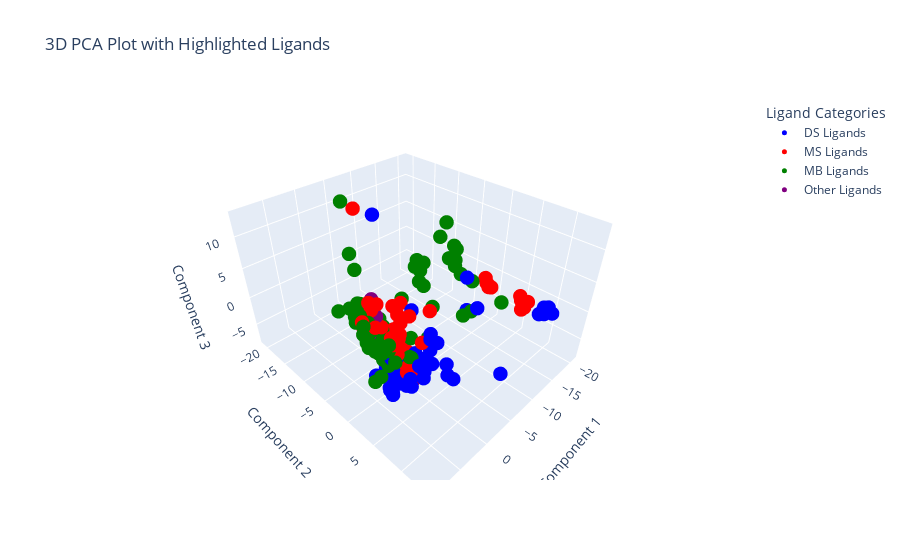

Here is the notebook cell this chart was saved with:
### Code cell
import plotly.graph_objects as go

# Dictionary for ligand categories and their colors
categories = {
    "DS": {"color": "blue", "label": "DS Ligands"},
    "MS": {"color": "red", "label": "MS Ligands"},
    "MB": {"color": "green", "label": "MB Ligands"},
    "Other": {"color": "purple", "label": "Other Ligands"},
}

# Initialize a Plotly figure
fig = go.Figure()

# Add scatter traces for each category
for category, properties in categories.items():
    subset = pca_df[
        pca_df['ligand'].str.contains(category) if category != "Other" else ~pca_df['ligand'].str.contains("DS|MS|MB")
    ]
    fig.add_trace(
        go.Scatter3d(
            x=subset['Component 1'],
            y=subset['Component 2'],
            z=subset['Component 3'],
            mode='markers',
            marker=dict(size=5, color=properties["color"]),
            name=properties["label"],  # Legend label
            text=subset['ligand'],  # Hover text
            hoverinfo="text"  # Display only hover text
        )
    )

# Customize layout
fig.update_layout(
    title='3D PCA Plot with Highlighted Ligands',
    scene=dict(
        xaxis_title='Component 1',
        yaxis_title='Component 2',
        zaxis_title='Component 3'
    ),
    legend=dict(title="Ligand Categories")
)

# Show plot
fig.show()

### Figure 1 — Plotly figure (JSON) as saved in the notebook; plotly's stock layout.template omitted (floating-point values rounded to 4 significant figures; data arrays with more than 128 entries replaced by an {"elided": "..."} marker saying what was removed)
{"data": [{"hoverinfo": "text", "marker": {"color": "blue", "size": 5}, "mode": "markers", "name": "DS Ligands", "text": ["DS-10", "DS-11", "DS-12", "DS-13", "DS-14", "DS-15", "DS-16", "DS-17", "DS-18", "DS-19", "DS-1", "DS-20", "DS-21", "DS-22", "DS-23", "DS-24", "DS-25", "DS-26", "DS-27", "DS-28", "DS-29", "DS-2", "DS-30", "DS-31", "DS-32", "DS-33", "DS-34", "DS-35", "DS-36", "DS-37", "DS-38", "DS-39", "DS-3", "DS-40", "DS-41", "DS-42", "DS-43", "DS-44", "DS-45", "DS-46", "DS-48", "DS-49", "DS-4", "DS-50", "DS-52", "DS-53", "DS-54", "DS-55", "DS-56", "DS-57", "DS-58", "DS-59", "DS-5", "DS-60", "DS-61", "DS-63", "DS-64", "DS-6", "DS-7", "DS-8", "DS-9"], "x": [2.566, 3.961, 0.9764, -0.9859, 3.65, 3.575, 3.126, 4.978, 3.391, -2.568, -1.073, 3.746, 3.192, 3.891, 5.012, 3.627, 5.174, 3.467, 2.837, 4.282, 2.792, -7.901, 5.141, 3.863, 5.288, 2.993, 2.07, 3.31, -1.704, -1.652, -2.265, -2.165, 3.895, -1.257, -1.97, 1.892, -17.33, -1.906, -16.82, -16.63, -0.7734, -17.47, 3.292, -17.12, -7.616, -2.035, -15.9, -14.83, -15.21, 2.229, -0.9854, 2.832, 3.22, -0.1523, -0.8514, -1.134, -2.533, 0.8376, 2.232, 4.219, 3.693], "y": [2.044, 1.351, -0.6981, 5.091, 1.712, 1.717, 4.711, 0.07682, 4.555, 13.59, -7.51, 2.032, 1.353, 2.61, 2.704, 1.928, 2.96, 4.132, 5.722, 7.966, 0.8163, -14.7, 3.388, 3.086, 3.59, 3.194, 1.88, 4.682, 0.5248, 0.6235, -2.462, 2.852, -0.3661, 2.24, -1.3, 6.59, 9.597, 3.502, 10.59, 10.5, 9.077, 10.75, -0.1093, 11.59, 4.201, -0.5194, 11.25, 11.28, 11.29, 6.896, 4.273, 6.476, 1.102, 7.71, 6.874, 7.868, 9.475, 4.504, 1.843, 2.347, 0.5846], "z": [-3.211, -3.401, -0.5717, 1.322, -3.211, -2.79, -3.613, -3.688, -2.116, 0.9489, -6.412, -3.075, -2.602, -3.602, -3.889, -2.65, -4.06, -3.619, 0.4745, 2.178, -1.661, 9.588, -4.136, -3.751, -4.306, -3.028, -1.846, -2.155, -3.896, -3.944, -7.574, -2.151, 0.03173, -3.545, -5.853, 5.435, -0.7393, -4.006, 0.1077, 1.305, 13.03, 1.0, -2.485, 0.5968, 2.351, 2.782, 1.691, 2.185, 1.445, 5.033, 0.4188, -1.032, -3.112, -1.805, -1.022, -3.099, 8.287, -1.672, -2.795, 0.3624, -2.897], "type": "scatter3d"}, {"hoverinfo": "text", "marker": {"color": "red", "size": 5}, "mode": "markers", "name": "MS Ligands", "text": ["MS-10", "MS-11", "MS-12", "MS-13", "MS-14", "MS-15", "MS-16", "MS-17", "MS-19", "MS-1", "MS-20", "MS-21", "MS-22", "MS-23", "MS-24", "MS-25", "MS-26", "MS-27", "MS-28", "MS-29", "MS-2", "MS-30", "MS-31", "MS-32", "MS-33", "MS-34", "MS-35", "MS-36", "MS-37", "MS-38", "MS-39", "MS-3", "MS-40", "MS-41", "MS-42", "MS-44", "MS-45", "MS-46", "MS-47", "MS-48", "MS-49", "MS-4", "MS-50", "MS-51", "MS-52", "MS-53", "MS-54", "MS-55", "MS-56", "MS-57", "MS-58", "MS-59", "MS-5", "MS-60", "MS-61", "MS-62", "MS-64", "MS-65", "MS-66", "MS-68", "MS-6", "MS-70", "MS-71", "MS-72", "MS-73", "MS-74", "MS-75", "MS-76", "MS-77", "MS-78", "MS-79", "MS-80", "MS-81", "MS-82", "MS-83", "MS-84", "MS-85", "MS-86", "MS-87", "MS-88", "MS-89", "MS-90", "MS-91", "MS-92", "MS-93", "MS-9"], "x": [7.761, -0.1653, 1.801, 3.177, -0.2138, 0.9056, 1.952, 2.118, 1.781, -3.05, 1.885, 1.965, 2.444, 2.02, 2.257, 1.699, 4.106, 2.194, 1.176, 2.29, -5.994, 2.383, 1.305, 1.376, 2.406, 2.316, 2.395, 2.424, 1.878, 2.046, 2.536, -7.102, 2.567, 1.761, 5.399, 1.945, 1.795, 2.279, 1.745, 2.553, 2.207, 2.562, 3.263, 1.789, 0.07145, 1.593, 3.084, 1.729, 2.067, 2.106, 1.076, 2.382, 3.059, 1.772, 3.415, 4.533, 4.821, 1.394, 1.732, 2.062, 2.506, -4.837, -1.045, 1.053, -18.01, -1.897, -17.87, -18.27, -1.125, -17.77, 4.34, 1.332, 4.959, -17.15, -17.62, -16.03, 2.31, 3.387, -16.72, 2.577, -16.16, 2.384, -17.29, 3.801, 7.523, 0.4415], "y": [4.03, 3.258, 0.5494, 1.174, -1.137, -0.8829, 0.628, 0.8228, 2.065, -5.298, 1.53, 0.9806, 2.153, 1.139, 1.93, 2.419, 3.333, 1.396, 0.8243, 1.553, -0.9173, 2.271, 0.6685, 0.9511, 2.214, 1.434, 2.038, 1.954, 1.551, 1.199, 1.37, -18.24, 2.248, 1.649, 1.526, 1.928, 1.141, 4.052, 2.099, 1.365, 1.691, 1.498, 4.06, 1.135, -0.6237, 1.219, 1.546, 4.235, 1.776, 2.572, 4.397, 2.736, 1.273, 1.539, 2.148, 2.781, 3.436, 3.866, 2.758, 2.261, 3.749, -5.416, -1.972, -7.635, -0.2201, -2.453, 0.1688, -0.6983, -0.3914, 0.8446, -1.283, -6.683, -0.08539, 6.826, 0.4618, 7.214, -2.634, 2.706, 7.908, -1.225, 6.904, 2.624, 7.161, 3.634, 1.479, -1.25], "z": [8.335, 0.7061, -2.808, -0.4228, -1.324, 4.861, -3.177, -3.375, -2.969, -3.894, -3.06, -2.62, -3.23, -2.744, -3.121, -2.669, 1.579, -2.975, -1.214, -3.12, 0.2612, -2.906, -2.307, -2.441, -3.426, -2.935, -3.155, -3.151, -3.263, -2.747, -2.302, 9.65, -3.443, -2.647, 8.811, -2.887, -2.649, -3.72, -2.295, -2.369, -2.57, 2.021, -1.489, -2.64, -0.1162, -1.858, -0.5837, -2.701, -3.428, -3.017, -2.588, -3.1, 2.338, -3.116, 1.428, 4.087, 3.632, -2.795, -2.351, -2.489, 6.74, -7.289, -1.879, -1.255, -0.4904, 3.03, -0.522, 0.09542, -3.873, -0.6611, 6.967, -1.898, 6.852, -1.327, -0.7155, 1.092, 2.726, 6.915, 0.8354, 2.234, 1.623, -2.784, -0.8642, 6.416, 7.453, -1.745], "type": "scatter3d"}, {"hoverinfo": "text", "marker": {"color": "green", "size": 5}, "mode": "markers", "name": "MB Ligands", "text": {"elided": "137 str values"}, "x": {"elided": "137 float values"}, "y": {"elided": "137 float values"}, "z": {"elided": "137 float values"}, "type": "scatter3d"}, {"hoverinfo": "text", "marker": {"color": "purple", "size": 5}, "mode": "markers", "name": "Other Ligands", "text": ["dcPAMP", "dcpa", "diprpa"], "x": [5.932, 2.925, 1.643], "y": [0.4577, -1.762, -4.138], "z": [3.938, 3.88, 4.604], "type": "scatter3d"}], "layout": {"title": {"text": "3D PCA Plot with Highlighted Ligands"}, "scene": {"xaxis": {"title": {"text": "Component 1"}}, "yaxis": {"title": {"text": "Component 2"}}, "zaxis": {"title": {"text": "Component 3"}}}, "legend": {"title": {"text": "Ligand Categories"}}}}
